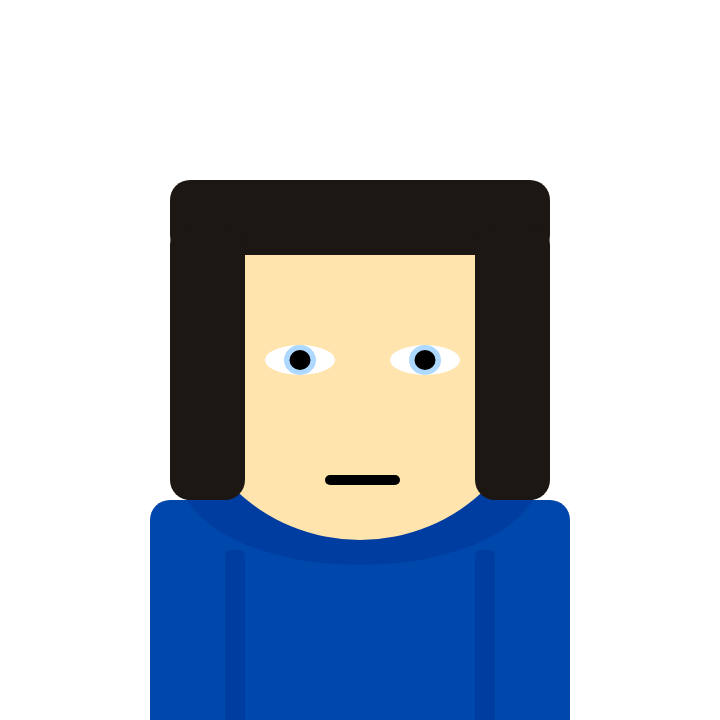
Frame 1 (no input)
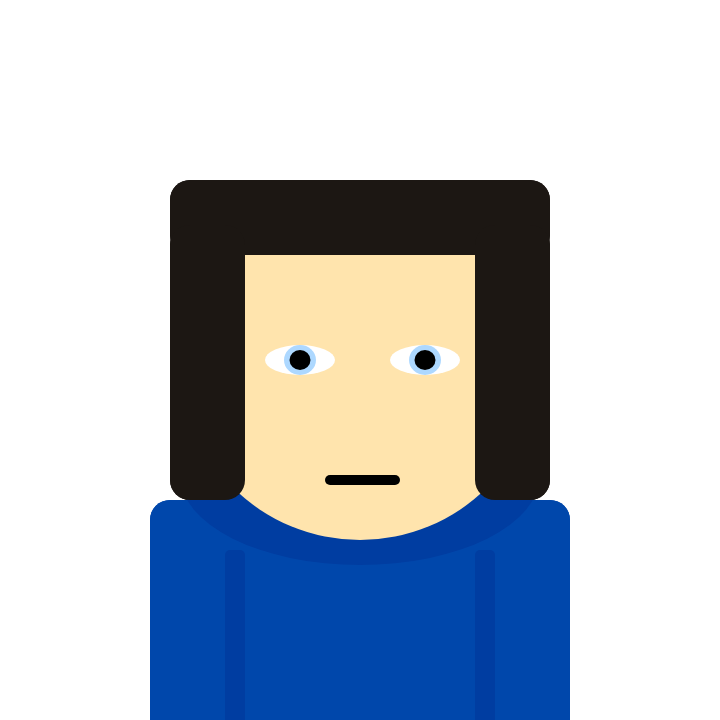
Frame 2 (the mouse pressed at the canvas centre, redrawn once)

The p5.js sketch that drew these frames (run headless with seeded random() and noise() and a simulated clock; the mouse was pressed at the canvas centre and the sketch redrawn once):

// p5.js sketch
// ── sketch.js
let rectWidth = 360;
let rectHeight = 125;
let ellHeight = 360;
let ellWidth = 360;

// creating a background
function setup() {
    createCanvas(720, 720)
    background(255);
    noLoop();
}

// display stuff on the background
function draw() {
     noStroke();

// Body
    fill(0, 71, 171);
    rect(150, 500, 420, 300, 20);

// Arm Shadow L
    fill(0, 61, 161);
    rect(225, 550, 20, 300, 5);

// Arm Shadow R
    fill(0, 61, 161);
    rect(475, 550, 20, 300, 5);

// Hood
    fill(0, 61, 161);
    ellipse(360, 475, ellWidth, ellHeight/2);

// Head
    fill(255, 228, 173);
    ellipse(360, 360, ellWidth, ellHeight);

// Eye L
    fill(255);
    ellipse(300, 360, 70, 30);

// Iris L
    fill(173, 216, 255);
    ellipse(300, 360, 32, 30);

 // Pupil L
    fill(0);
    ellipse(300, 360, 21, 20);

// Eye R
    fill(255);
    ellipse(425, 360, 70, 30);

// Iris r
    fill(173, 216, 255);
    ellipse(425, 360, 32, 30);

 // Pupil R
    fill(0);
    ellipse(425, 360, 21, 20);

// Hair Mid
    fill(28, 23, 19);
    rect(170, 180, 380, 75, 20);

 // Hair L
    fill(28, 23, 19);
    rect(170, 225, 75, 275, 20);

// Hair R
    fill(28, 23, 19);
    rect(475, 225, 75, 275, 20);

// Mouth
    fill(0);
    rect(325, 475, 75, 10, 5);

}
